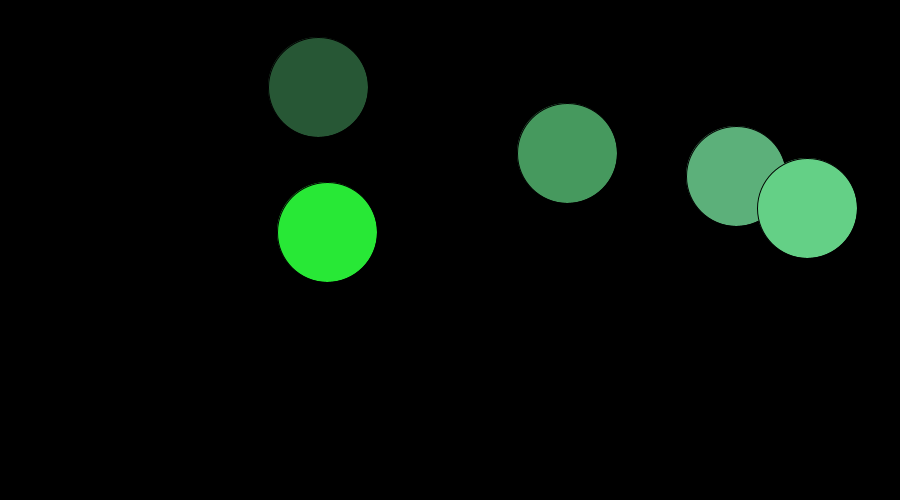
Frame 1 (no input)
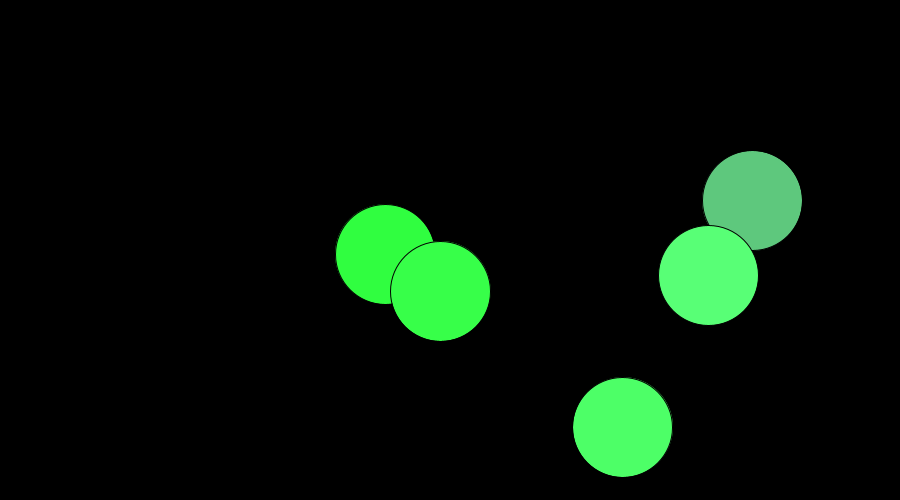
Frame 60 (the mouse pressed at the canvas centre just before this capture)
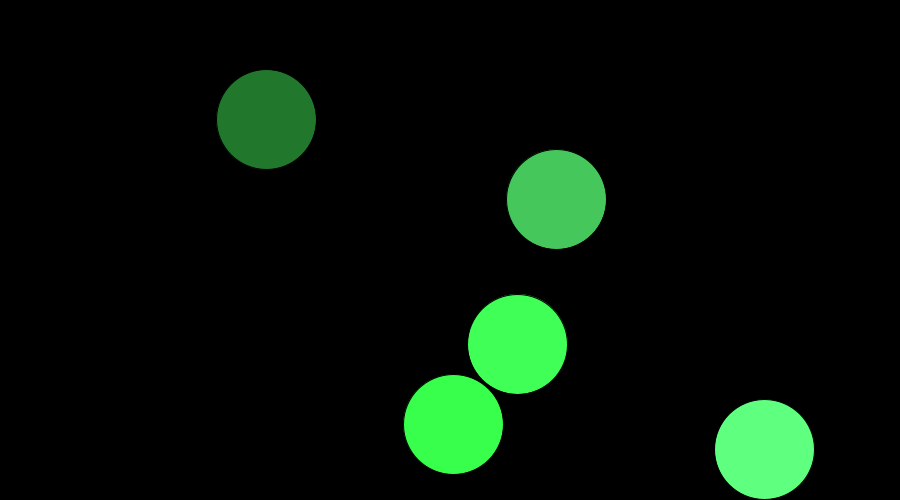
Frame 120 (the mouse held since frame 60 and released just before this capture)

The Processing sketch that drew these frames (run headless with seeded random() and noise(); from frame 60 on, the mouse is pressed at the canvas centre):

// Processing sketch: Botando
// ── Botando.pde
Bola [] b=new Bola[5];

void setup(){
 size(900,500);
 for(int i=0; i<b.length;i++){
   b[i]= new Bola((int)random(50,width-50), (int)random(50,height-50));
 }
}

void draw(){
  background(0);
 for(int i=0; i<b.length;i++){
   b[i].display();
   b[i].mover();
   b[i].limites();
   //b[i].logica();
 }
}

// ── Bola.pde
class Bola{
  PVector pos;
  PVector mov;
  int tam;
  
  float x;
  float y;
  
  Bola(int x1, int y1){
   y=random(1,10);
   x=random(1,10); 
    
   pos=new PVector(x1, y1);
   mov=new PVector(x,y);
   tam=100; 
  }
  
  void display(){
    fill(pos.x/8, pos.y, pos.x/6);
    ellipse(pos.x,pos.y, tam, tam);
  }
  
  void mover(){
    pos.add(mov);
  }
  
  void limites(){
   if(pos.x>width-tam/2){
   mov.x*=-1;
  } else if(pos.x<0+tam/2){
   mov.x*=-1;
  } 
  
  if(pos.y>height-tam/2){
   mov.y*=-1; 
  }else if(pos.y<0+tam/2){
   mov.y*=-1; 
  }
  
  }
  
  void logica(){
   
   if(x<=5){
    x=-5; 
   }else if(x<5){
    x=5; 
   }
   if(y<=5){
    y=-5;
   }else{
    y=5; 
   } 
  }
}
